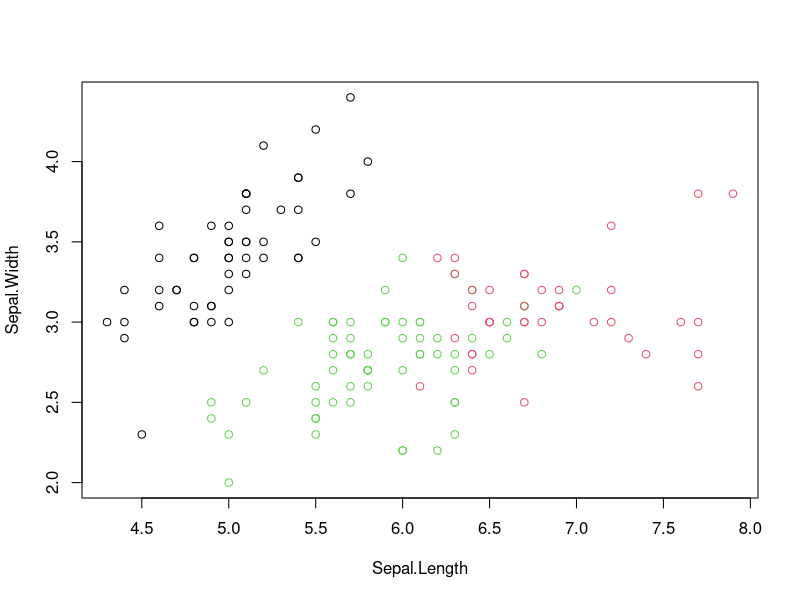

R code for this plot:
newiris <- iris
newiris$Species <- NULL
(kc <- kmeans(newiris, 3))
print(kc)
# Compare the Species label with the clustering result.
table(iris$Species, kc$cluster)
plot(newiris[, c("Sepal.Length", "Sepal.Width")], col = kc$cluster)
points(kc$centers[c("Sepal.Length", "Sepal.Width")],
col = 1:3, pch = 8, cex = 2)